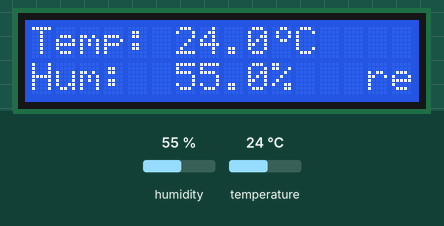
This program was run on a simulated ESP32. Shown: 16×2 character LCD. The inputs (shaded band) are chosen by the test bench; at power-on: humidity 55 %, temperature 24 °C. What the program prints to the serial monitor is not drawn.

Above: at 3.3 s.
3.4 s: humidity set to 22 %
At 7.9 s:
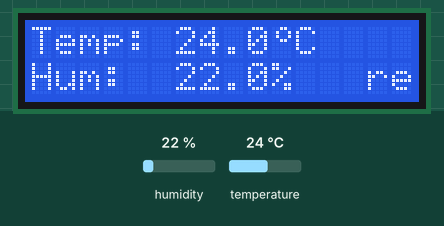
8.6 s: temperature set to 12 °C
At 12.2 s:
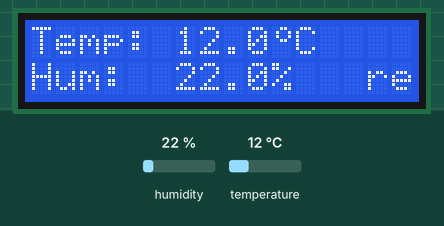
13.4 s: humidity set to 40 %
At 16.4 s:
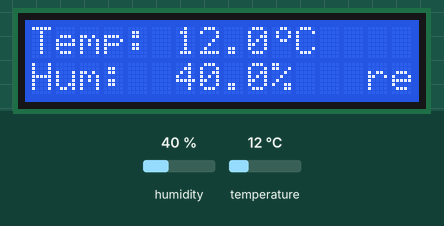
18.2 s: temperature set to 19 °C
At 23.7 s:
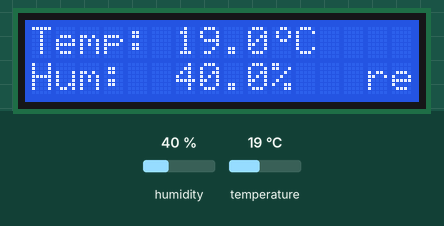
Timing chart, 0 to 25.2 s (numbered marks = the images above; inputs shaded):
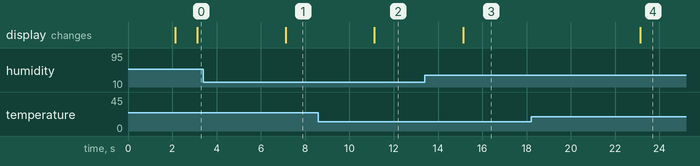

The program:

main.cpp
```cpp
#include <Arduino.h>
#include <Wire.h>
#include <LiquidCrystal_I2C.h>
#include <DHT.h>

// Pin definitions
#define DHTPIN 4          // GPIO pin connected to DHT22 DATA
#define DHTTYPE DHT22     // DHT sensor model

#define I2C_SDA 21        // ESP32 default SDA pin
#define I2C_SCL 22        // ESP32 default SCL pin

// LCD setup: address 0x27 (or 0x3F), 16 columns, 2 rows
LiquidCrystal_I2C lcd(0x27, 16, 2);

// DHT setup
DHT dht(DHTPIN, DHTTYPE);

// FreeRTOS task handles
TaskHandle_t xSensorTaskHandle = NULL;
TaskHandle_t xDisplayTaskHandle = NULL;

// FreeRTOS Mutex for thread-safe shared data access
SemaphoreHandle_t xDataMutex = NULL;

// Shared sensor data structure
struct SensorData {
  float temperature = 0.0f;
  float humidity = 0.0f;
  bool isValid = false;
} gSensorData;

// Custom degree symbol character
byte degreeChar[8] = {
  0b00110,
  0b01001,
  0b01001,
  0b00110,
  0b00000,
  0b00000,
  0b00000,
  0b00000
};

// Task 1: Read DHT22 Sensor (runs every 2000ms)
void TaskReadSensor(void *pvParameters) {
  TickType_t xLastWakeTime = xTaskGetTickCount();
  const TickType_t xFrequency = pdMS_TO_TICKS(2000);

  for (;;) {
    float h = dht.readHumidity();
    float t = dht.readTemperature();

    if (xSemaphoreTake(xDataMutex, portMAX_DELAY) == pdTRUE) {
      if (isnan(h) || isnan(t)) {
        gSensorData.isValid = false;
        Serial.println(F("[SensorTask] Error reading DHT22!"));
      } else {
        gSensorData.temperature = t;
        gSensorData.humidity = h;
        gSensorData.isValid = true;
        Serial.printf("[SensorTask] Temp: %.1f°C | Hum: %.1f%%\n", t, h);
      }
      xSemaphoreGive(xDataMutex);
    }

    // Precise periodic delay (doesn't drift over time)
    vTaskDelayUntil(&xLastWakeTime, xFrequency);
  }
}

// Task 2: Update LCD Display (runs every 1000ms)
void TaskUpdateDisplay(void *pvParameters) {
  TickType_t xLastWakeTime = xTaskGetTickCount();
  const TickType_t xFrequency = pdMS_TO_TICKS(1000);

  for (;;) {
    SensorData localData;

    if (xSemaphoreTake(xDataMutex, portMAX_DELAY) == pdTRUE) {
      localData = gSensorData;
      xSemaphoreGive(xDataMutex);
    }

    if (!localData.isValid) {
      lcd.setCursor(0, 0);
      lcd.print("Sensor Error!   ");
      lcd.setCursor(0, 1);
      lcd.print("Check DHT22 Wire");
    } else {
      // Line 1: Temperature
      lcd.setCursor(0, 0);
      lcd.print("Temp: ");
      lcd.print(localData.temperature, 1);
      lcd.write(0); // Custom degree symbol
      lcd.print("C   ");

      // Line 2: Humidity
      lcd.setCursor(0, 1);
      lcd.print("Hum:  ");
      lcd.print(localData.humidity, 1);
      lcd.print("%   ");
    }

    vTaskDelayUntil(&xLastWakeTime, xFrequency);
  }
}

void setup() {
  Serial.begin(115200);
  Serial.println(F("ESP32 + DHT22 + LCD1602 (FreeRTOS) Initializing..."));

  // Create Mutex for shared sensor data protection
  xDataMutex = xSemaphoreCreateMutex();

  // Initialize I2C bus and LCD
  Wire.begin(I2C_SDA, I2C_SCL);
  lcd.init();
  lcd.backlight();
  lcd.createChar(0, degreeChar);

  // Splash screen
  lcd.setCursor(0, 0);
  lcd.print("ESP32 FreeRTOS");
  lcd.setCursor(0, 1);
  lcd.print("Initializing...");

  // Initialize DHT sensor
  dht.begin();
  vTaskDelay(pdMS_TO_TICKS(2000)); // Non-blocking RTOS startup delay
  lcd.clear();

  // Create FreeRTOS Tasks pinned to ESP32 dual cores
  // TaskReadSensor pinned to Core 0
  xTaskCreatePinnedToCore(
    TaskReadSensor,
    "SensorTask",
    3072,
    NULL,
    1,
    &xSensorTaskHandle,
    0
  );

  // TaskUpdateDisplay pinned to Core 1
  xTaskCreatePinnedToCore(
    TaskUpdateDisplay,
    "DisplayTask",
    3072,
    NULL,
    1,
    &xDisplayTaskHandle,
    1
  );
}

void loop() {
  // FreeRTOS handles task execution. Empty loop deletes the idle main loop task.
  vTaskDelete(NULL);
}
```

Measured:
- after the input at 3.4 s, the display: changes after 3.7 s (image 1)
- after the input at 8.6 s, the display: changes after 2.5 s (image 2)
- after the input at 13.4 s, the display: changes after 1.7 s (image 3)
- after the input at 18.2 s, the display: changes after 4.9 s (image 4)
